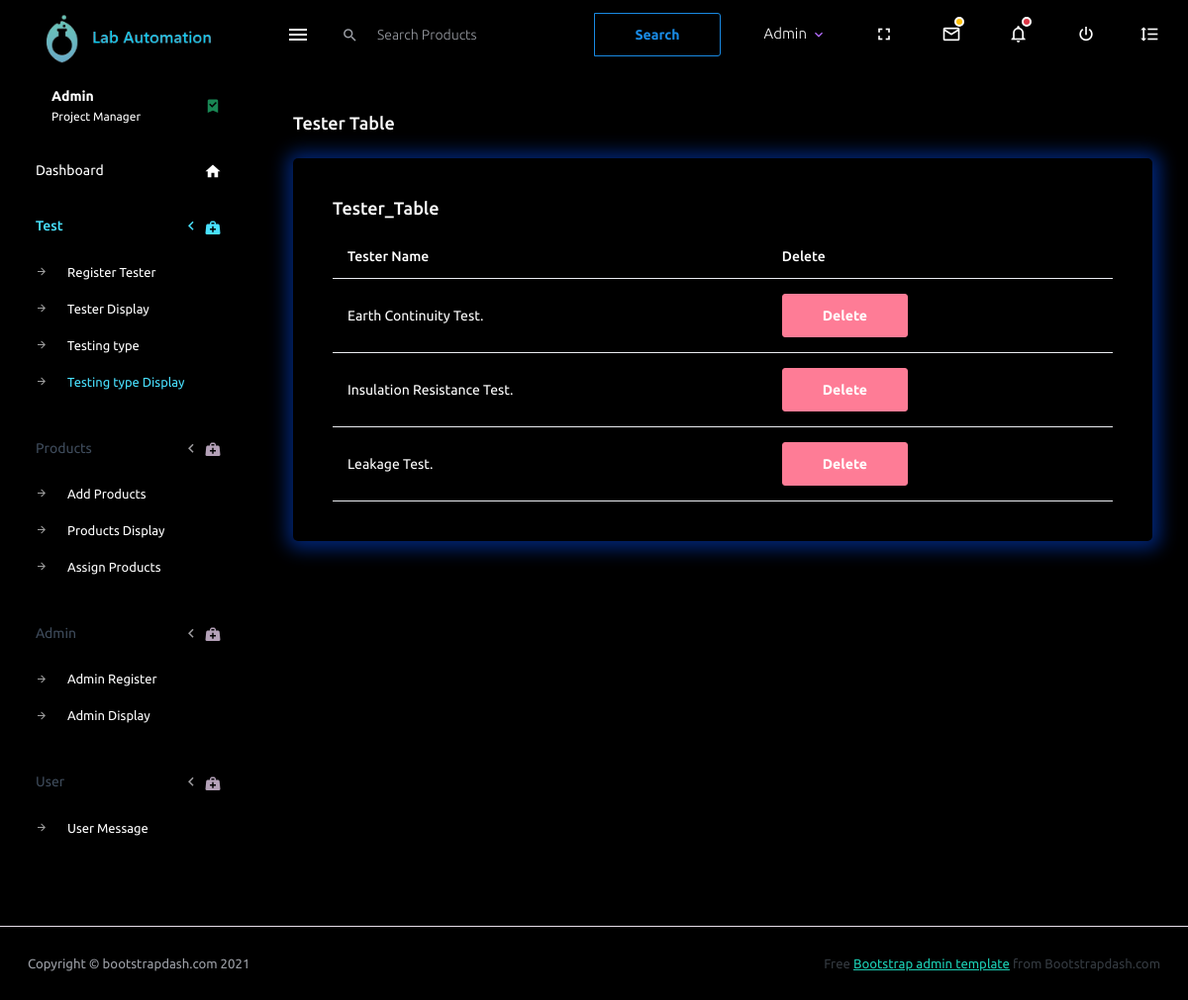
Screenshot of /Admin_Panel/testertypedisplay.php (signed in) with the database file from the repository.
### tables this page shows
CREATE TABLE `testingtype` (
  `testing_id` int(11) NOT NULL,
  `testing_name` varchar(255) NOT NULL
);

### Admin_Panel/testertypedisplay.php (the view, shortened to what this page needs)
<?php
include("shared/_navbar.php");
?>
<div class="container-fluid page-body-wrapper">
    <?php
    include("shared/_sidebar.php");
    ?>
    <div class="main-panel">
        <div class="content-wrapper" style="background-color:black;">
            <div class="page-header">
                <h3 class="page-title text-white"> Tester Table</h3>
            </div>
            <div class="col-12 grid-margin stretch-card">
                <div class="card" style="box-shadow:1px 1px 18px 7px  rgb(0, 37, 117);background: black">
                    <div class="card-body">
                        <h4 class="card-title mb-3 text-white">Tester_Table</h4>
                        <table class="table text-white">
                            <thead>
                                <tr>
                                    <th scope="col">Tester Name</th>
                                    <th scope="col">Delete</th>
                                </tr>
                            </thead>
                            <tbody>
                            <?php
                                $query ="SELECT * FROM `testingtype`";
                                $run = mysqli_query($conn, $query);
                                while ($data = mysqli_fetch_assoc($run))
                                {
                                ?>
                                <tr>
                                    <td><?php echo $data['testing_name']?></td>
                                    <td>
                                 <a href="testingtype_del.php?deleteid=<?php echo $data['testing_id']?>" class="btn btn-danger">Delete</a>
                                 </td>
                                </tr>
                        <?php
                            }
                        ?>
                            </tbody>
                        </table>
                    </div>
                </div>
            </div>
        </div>
    </div>
</div>
<?php
include("shared/_footer.php");
?>

### rows the page displays
testingtype: testing_name "Earth Continuity Test."
testingtype: testing_name "Insulation Resistance Test."
testingtype: testing_name "Leakage Test."

### other values shown
$_SESSION['User_Name'] "Admin"
